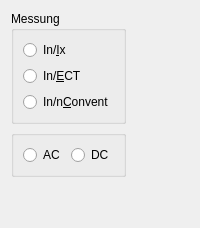
       <widget class="QWidget" name="Widget8">
        <attribute name="title">
         <string>Modus</string>
        </attribute>
        <layout class="QVBoxLayout" name="verticalLayout_6">
         <item>
          <layout class="QHBoxLayout" name="horizontalLayout_3">
           <item>
            <layout class="QVBoxLayout" name="verticalLayout_5">
             <item>
              <widget class="QGroupBox" name="ModeButtonGroup">
               <property name="sizePolicy">
                <sizepolicy hsizetype="Preferred" vsizetype="Preferred">
                 <horstretch>0</horstretch>
                 <verstretch>0</verstretch>
                </sizepolicy>
               </property>
               <property name="font">
                <font/>
               </property>
               <property name="title">
                <string>Messung</string>
               </property>
               <property name="margin" stdset="0">
                <number>0</number>
               </property>
               <layout class="QVBoxLayout" name="verticalLayout_2">
                <item>
                 <widget class="QRadioButton" name="Mode0RadioButton">
                  <property name="text">
                   <string>In/&amp;Ix</string>
                  </property>
                  <attribute name="buttonGroup">
                   <string notr="true">buttonGroup_2</string>
                  </attribute>
                 </widget>
                </item>
                <item>
                 <widget class="QRadioButton" name="Mode2RadioButton">
                  <property name="sizePolicy">
                   <sizepolicy hsizetype="Fixed" vsizetype="Fixed">
                    <horstretch>0</horstretch>
                    <verstretch>0</verstretch>
                   </sizepolicy>
                  </property>
                  <property name="text">
                   <string>In/&amp;ECT</string>
                  </property>
                  <property name="shortcut">
                   <string>Alt+E</string>
                  </property>
                  <attribute name="buttonGroup">
                   <string notr="true">buttonGroup_2</string>
                  </attribute>
                 </widget>
                </item>
                <item>
                 <widget class="QRadioButton" name="Mode3RadioButton">
                  <property name="sizePolicy">
                   <sizepolicy hsizetype="Fixed" vsizetype="Fixed">
                    <horstretch>0</horstretch>
                    <verstretch>0</verstretch>
                   </sizepolicy>
                  </property>
                  <property name="font">
                   <font/>
                  </property>
                  <property name="text">
                   <string>In/n&amp;Convent</string>
                  </property>
                  <property name="shortcut">
                   <string>Alt+C</string>
                  </property>
                  <attribute name="buttonGroup">
                   <string notr="true">buttonGroup_2</string>
                  </attribute>
                 </widget>
                </item>
               </layout>
              </widget>
             </item>
             <item>
              <widget class="QGroupBox" name="DCGroupBox">
               <property name="sizePolicy">
                <sizepolicy hsizetype="Preferred" vsizetype="Preferred">
                 <horstretch>0</horstretch>
                 <verstretch>0</verstretch>
                </sizepolicy>
               </property>
               <property name="font">
                <font/>
               </property>
               <layout class="QHBoxLayout" name="horizontalLayout_2">
                <item>
                 <widget class="QRadioButton" name="ACRadioButton">
                  <property name="text">
                   <string>AC</string>
                  </property>
                 </widget>
                </item>
                <item>
                 <widget class="QRadioButton" name="DCRadioButton">
                  <property name="focusPolicy">
                   <enum>Qt::WheelFocus</enum>
                  </property>
                  <property name="text">
                   <string>DC</string>
                  </property>
                 </widget>
                </item>
               </layout>
              </widget>
             </item>
            </layout>
           </item>
           <item>
            <spacer name="horizontalSpacer_3">
             <property name="orientation">
              <enum>Qt::Horizontal</enum>
             </property>
             <property name="sizeHint" stdset="0">
              <size>
               <width>40</width>
               <height>20</height>
              </size>
             </property>
            </spacer>
           </item>
          </layout>
         </item>
         <item>
          <spacer name="verticalSpacer_4">
           <property name="orientation">
            <enum>Qt::Vertical</enum>
           </property>
           <property name="sizeHint" stdset="0">
            <size>
             <width>20</width>
             <height>40</height>
            </size>
           </property>
          </spacer>
         </item>
        </layout>
       </widget>
